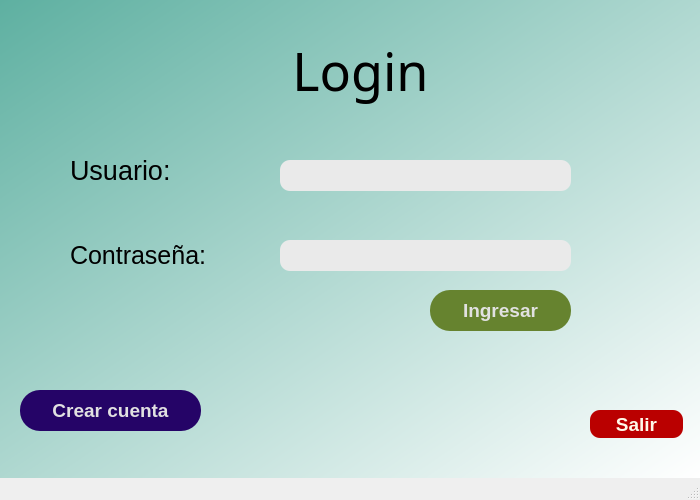
<?xml version="1.0" encoding="UTF-8"?>
<ui version="4.0">
 <class>MainWindow</class>
 <widget class="QMainWindow" name="MainWindow">
  <property name="geometry">
   <rect>
    <x>0</x>
    <y>0</y>
    <width>700</width>
    <height>500</height>
   </rect>
  </property>
  <property name="minimumSize">
   <size>
    <width>700</width>
    <height>500</height>
   </size>
  </property>
  <property name="maximumSize">
   <size>
    <width>700</width>
    <height>500</height>
   </size>
  </property>
  <property name="windowTitle">
   <string>Batalla Naval</string>
  </property>
  <property name="styleSheet">
   <string notr="true">QWidget#centralwidget{
background-color: qlineargradient(spread:pad, x1:0, y1:0, x2:1, y2:1, stop:0 rgba(94, 176, 161, 255), stop:1 rgba(255, 255, 255, 255));
}
</string>
  </property>
  <widget class="QWidget" name="centralwidget">
   <widget class="QLabel" name="label">
    <property name="geometry">
     <rect>
      <x>280</x>
      <y>30</y>
      <width>161</width>
      <height>81</height>
     </rect>
    </property>
    <property name="font">
     <font>
      <family>Berlin Sans FB</family>
      <pointsize>39</pointsize>
     </font>
    </property>
    <property name="autoFillBackground">
     <bool>false</bool>
    </property>
    <property name="text">
     <string>Login</string>
    </property>
    <property name="alignment">
     <set>Qt::AlignCenter</set>
    </property>
   </widget>
   <widget class="QLabel" name="label_2">
    <property name="geometry">
     <rect>
      <x>70</x>
      <y>150</y>
      <width>121</width>
      <height>41</height>
     </rect>
    </property>
    <property name="font">
     <font>
      <family>Nirmala UI</family>
      <pointsize>20</pointsize>
     </font>
    </property>
    <property name="text">
     <string>Usuario:</string>
    </property>
   </widget>
   <widget class="QLabel" name="label_3">
    <property name="geometry">
     <rect>
      <x>70</x>
      <y>230</y>
      <width>171</width>
      <height>51</height>
     </rect>
    </property>
    <property name="font">
     <font>
      <family>Nirmala UI</family>
      <pointsize>19</pointsize>
     </font>
    </property>
    <property name="text">
     <string>Contraseña:</string>
    </property>
   </widget>
   <widget class="QLineEdit" name="lineEdit">
    <property name="geometry">
     <rect>
      <x>280</x>
      <y>160</y>
      <width>291</width>
      <height>31</height>
     </rect>
    </property>
    <property name="styleSheet">
     <string notr="true">border-radius:10px;
background-color: rgb(234, 234, 234);
</string>
    </property>
   </widget>
   <widget class="QLineEdit" name="lineEdit_2">
    <property name="geometry">
     <rect>
      <x>280</x>
      <y>240</y>
      <width>291</width>
      <height>31</height>
     </rect>
    </property>
    <property name="styleSheet">
     <string notr="true">border-radius:10px;
background-color: rgb(234, 234, 234);</string>
    </property>
    <property name="echoMode">
     <enum>QLineEdit::Password</enum>
    </property>
   </widget>
   <widget class="QPushButton" name="pushButton">
    <property name="geometry">
     <rect>
      <x>430</x>
      <y>290</y>
      <width>141</width>
      <height>41</height>
     </rect>
    </property>
    <property name="font">
     <font>
      <pointsize>14</pointsize>
      <weight>75</weight>
      <bold>true</bold>
     </font>
    </property>
    <property name="styleSheet">
     <string notr="true">border-radius:20px;
color: rgb(225, 225, 225);
background-color: rgb(102, 131, 47);</string>
    </property>
    <property name="text">
     <string>Ingresar</string>
    </property>
   </widget>
   <widget class="QPushButton" name="pushButton_2">
    <property name="geometry">
     <rect>
      <x>590</x>
      <y>410</y>
      <width>93</width>
      <height>28</height>
     </rect>
    </property>
    <property name="font">
     <font>
      <family>Nirmala UI</family>
      <pointsize>14</pointsize>
      <weight>75</weight>
      <italic>false</italic>
      <bold>true</bold>
     </font>
    </property>
    <property name="styleSheet">
     <string notr="true">border-radius: 10px;
background-color: rgb(186, 0, 0);
color: rgb(255, 249, 233);

</string>
    </property>
    <property name="text">
     <string>Salir</string>
    </property>
   </widget>
   <widget class="QLabel" name="label_4">
    <property name="geometry">
     <rect>
      <x>290</x>
      <y>125</y>
      <width>251</width>
      <height>21</height>
     </rect>
    </property>
    <property name="styleSheet">
     <string notr="true">color: rgb(247, 0, 0);</string>
    </property>
    <property name="text">
     <string/>
    </property>
   </widget>
   <widget class="QLabel" name="label_5">
    <property name="geometry">
     <rect>
      <x>290</x>
      <y>210</y>
      <width>251</width>
      <height>21</height>
     </rect>
    </property>
    <property name="styleSheet">
     <string notr="true">color: rgb(247, 0, 0);</string>
    </property>
    <property name="text">
     <string/>
    </property>
   </widget>
   <widget class="QPushButton" name="pushButton_3">
    <property name="geometry">
     <rect>
      <x>20</x>
      <y>390</y>
      <width>181</width>
      <height>41</height>
     </rect>
    </property>
    <property name="font">
     <font>
      <pointsize>14</pointsize>
      <weight>75</weight>
      <bold>true</bold>
     </font>
    </property>
    <property name="styleSheet">
     <string notr="true">border-radius:20px;
color: rgb(225, 225, 225);
background-color: rgb(37, 4, 103);</string>
    </property>
    <property name="text">
     <string>Crear cuenta</string>
    </property>
   </widget>
  </widget>
  <widget class="QMenuBar" name="menubar">
   <property name="geometry">
    <rect>
     <x>0</x>
     <y>0</y>
     <width>700</width>
     <height>26</height>
    </rect>
   </property>
  </widget>
  <widget class="QStatusBar" name="statusbar"/>
 </widget>
 <resources/>
 <connections/>
</ui>
